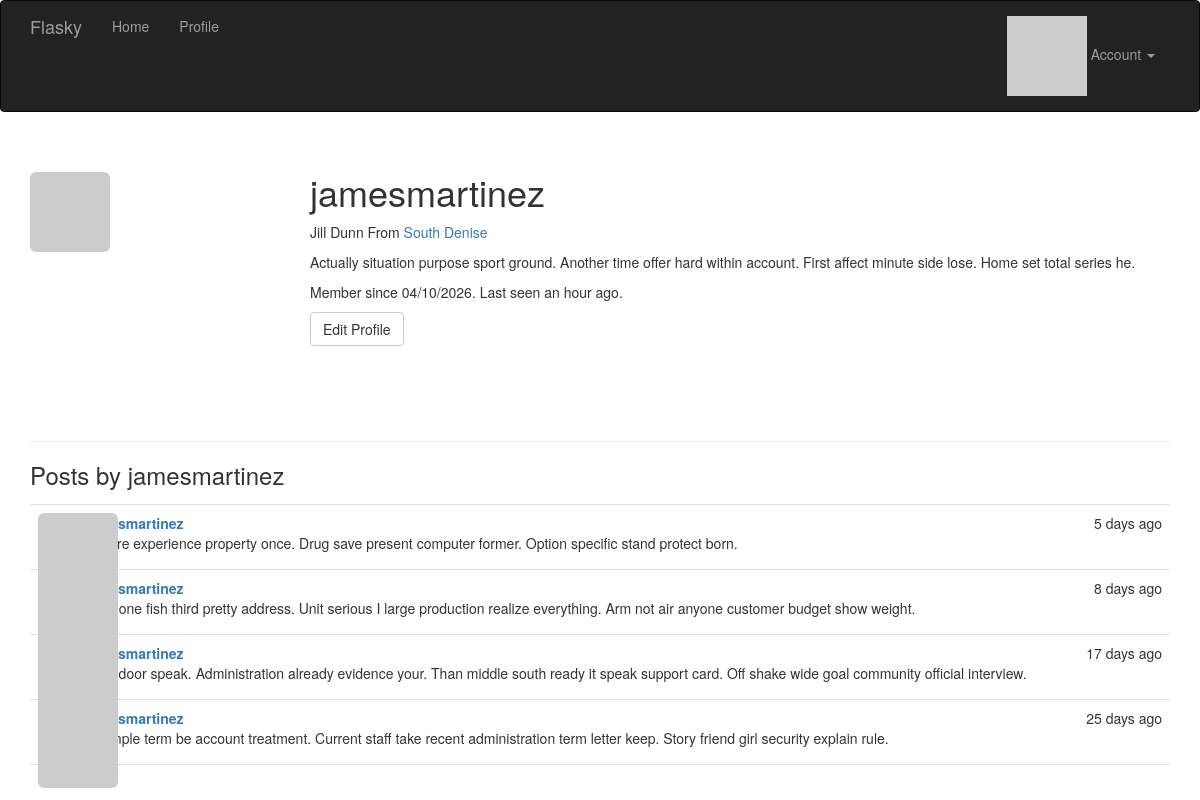
The app's page /user/jamesmartinez (signed in) with its own data.
### app/models.py (models this page shows, shortened)
class User(UserMixin, db.Model):
    __tablename__ = "users"
    id: Mapped[int] = mapped_column(primary_key=True)
    email: Mapped[str] = mapped_column(unique=True, index=True)
    username: Mapped[str] = mapped_column(unique=True, index=True)
    role_id: Mapped[int] = mapped_column(ForeignKey("roles.id"), nullable=True)
    password_hash: Mapped[str] = mapped_column(nullable=False)
    confirmed: Mapped[bool] = mapped_column(default=False)
    name: Mapped[str | None] = mapped_column()
    location: Mapped[str | None] = mapped_column()
    about_me: Mapped[str | None] = mapped_column(Text)
    member_since: Mapped[datetime] = mapped_column(DateTime(timezone=True), default=lambda: datetime.now(UTC))
    last_seen: Mapped[datetime] = mapped_column(DateTime(timezone=True), default=lambda: datetime.now(UTC))
    avatar_hash: Mapped[str | None] = mapped_column()
    posts: DynamicMapped["Post"] = relationship(back_populates="author", lazy="dynamic")
    @property
    def password(self) -> None:
        raise AttributeError("password is not a readable attribute")
    def can(self, perm: int) -> bool:
        return self.role is not None and self.role.has_permission(perm)
    def is_administrator(self) -> bool:
        return self.can(Permission.ADMIN)
    def ping(self) -> None:
        self.last_seen = datetime.now(UTC)
        db.session.add(self)
        db.session.commit()
    def gravatar(self, size: int = 100, default: str = "identicon", rating: str = "g") -> str:
        url: str = "https://secure.gravatar.com/avatar"
        hash_avatar: str = self.avatar_hash or self.gravatar_hash()
        return f"{url}/{hash_avatar}?s={size}&d={default}&r={rating}'."

class Post(db.Model):
    __tablename__ = "posts"
    id: Mapped[int] = mapped_column(primary_key=True)
    body: Mapped[str | None] = mapped_column(Text)
    body_html: Mapped[str | None] = mapped_column(Text)
    timestamp: Mapped[datetime] = mapped_column(DateTime, index=True, default=lambda: datetime.now(UTC))
    author_id: Mapped[int] = mapped_column(ForeignKey("users.id"))
    author: Mapped["User"] = relationship(back_populates="posts")

### app/main/views.py (the view)
@main.route("/user/<username>")
def user(username: str):
    user: User = User.query.filter_by(username=username).first()
    if user is None:
        abort(404)
    posts =  user.posts.order_by(Post.timestamp.desc()).all()
    return render_template("user.html", user=user, posts=posts)

### app/auth/views.py (called while the page is built)
@auth.before_app_request
def before_request():
    if current_user.is_authenticated:
        current_user.ping()
        if not current_user.confirmed and request.blueprint != "auth" and request.endpoint != "static":
            return redirect(url_for("auth.unconfirmed"))
    return None

### app/main/__init__.py (called while the page is built)
@main.app_context_processor
def inject_permissions():
    return dict(Permission=Permission)

### app/models.py (called while the page is built)
@login_manager.user_loader
def load_user(user_id) -> User |  None:
    return db.session.get(User, int(user_id))

    def has_permission(self, perm):
        return self.permissions & perm == perm

### app/templates/user.html (shortened to what this page needs)
{% extends "base.html" %}
{% block page_content %}
<div class="page-header">
    <img class="img-rounded profile-thumbnail" src="{{ user.gravatar(size=256) }}">
    <div class="profile-header">
        <h1>{{ user.username }}</h1>
        {% if user.name or user.location %}
            <p>
                {% if user.name %}{{ user.name }}{% endif %}
                {% if user.location %}
                    From <a href="https://maps.google.com/?q={{ user.location }}">
                            {{ user.location }}
                         </a>
                {% endif %}
            </p>
        {% endif %}
        {% if user.about_me %}
            <p>{{ user.about_me }}</p>
        {% endif %}
        <p>
            Member since {{ moment(user.member_since).format("L") }}.
            Last seen {{ moment(user.last_seen).fromNow() }}.
        </p>
        <p>
            {% if user == current_user %}
                <a class="btn btn-default" href="{{ url_for('.edit_profile') }}">Edit Profile</a>
            {% endif %}
        </p>
    </div>
</div>
<h3>Posts by {{ user.username }}</h3>
{% include "_posts.html" %}
{% endblock %}

### app/templates/base.html (shortened to what this page needs)
{% extends "bootstrap/base.html" %}
{% block head %}
{{ super() }}
<link rel="stylesheet" type="text/css" href="{{ url_for('static', filename='styles.css') }}">
{% endblock %}
{% block navbar %}
<div class="navbar navbar-inverse" role="navigation">
    <div class="container">
        <div class="navbar-header">
            <a class="navbar-brand" href="{{ url_for('main.index') }}">Flasky</a>
        </div>
        <div class="navbar-collapse collapse">
            <ul class="nav navbar-nav">
                <li><a href="{{ url_for('main.index') }}">Home</a></li>
                {% if current_user.is_authenticated %}
                    <li><a href="{{ url_for('main.user', username=current_user.username) }}">Profile</a></li>
                {% endif %}
            </ul>
            <ul class="nav navbar-nav navbar-right">
                {% if current_user.is_authenticated %}
                    <li class="dropdow">
                        <a href="#" class="dropdown-toggle" data-toggle="dropdown">
                            <img src="{{ current_user.gravatar(size=18) }}">
                            Account <b class="caret"></b>
                        </a>
                    </li>
                {% else %}
                    <li><a href="{{ url_for('auth.login') }}">Log In</a></li>
                {% endif %}
            </ul>
        </div>
    </div>
</div>
{% endblock %}
{% block content %}
<div class="container">
    {% block page_content %}{% endblock %}
</div>
{% endblock %}

### app/templates/_posts.html
<ul class="posts">
    {% for post in posts %}
        <li class="post">
            <div class="post-thumbnail">
                <a href="{{ url_for('.user', username=post.author.username) }}">
                    <img class="img-rounded profile-thumbnail" src="{{ post.author.gravatar(size=40) }}">
                </a>
            </div>
            <div class="post-content">
                <div class="post-date">{{ moment(post.timestamp).fromNow() }}</div>
                <div class="post-author"><a href="{{ url_for('.user', username=post.author.username) }}">{{ post.author.username }}</a></div>
                <div class="post-body">
                    {% if post.body_html %}
                        {{ post.body_html | safe }}
                    {% else %}
                        {{ post.body }}
                    {% endif %}
                </div>
            </div>
        </li>
    {% endfor %}
</ul>

### app/static/styles.css (style rules this page uses)
.profile-thumbnail { position: absolute; }
.profile-header { min-height: 260px; margin-left: 280px; }
ul.posts { list-style-type: none; padding: 0px; margin: 16px 0px 0px 0px; border-top: 1px solid #e0e0e0; }
ul.posts li.post { padding: 8px; border-bottom: 1px solid #e0e0e0; }
div.post-date { float: right; }
div.post-author { font-weight: bold; }
div.post-thumbnail { position: absolute; }
div.post-content { margin-left: 48px; min-height: 48px; }

### records on screen
User: username "jamesmartinez", name "Jill Dunn", location "South Denise", about_me "Actually situation purpose sport ground. Another time offer hard within account. First affect minute side lose. Home set total series he.", member_since "04/10/2026", last_seen "an hour ago"
Post: timestamp "5 days ago", author.username "jamesmartinez", body_html "Picture experience property once. Drug save present computer former. Option specific stand protect born."
Post: timestamp "8 days ago", author.username "jamesmartinez", body_html "Help one fish third pretty address. Unit serious I large production realize everything. Arm not air anyone customer budget show weight."
Post: timestamp "17 days ago", author.username "jamesmartinez", body_html "Only door speak. Administration already evidence your. Than middle south ready it speak support card. Off shake wide goal community official interview."
Post: timestamp "25 days ago", author.username "jamesmartinez", body_html "Example term be account treatment. Current staff take recent administration term letter keep. Story friend girl security explain rule."
